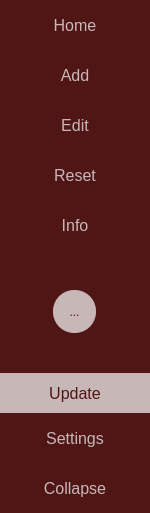
     <widget class="QWidget" name="icons_text_widget" native="true">
      <property name="minimumSize">
       <size>
        <width>130</width>
        <height>0</height>
       </size>
      </property>
      <property name="maximumSize">
       <size>
        <width>150</width>
        <height>16777215</height>
       </size>
      </property>
      <property name="styleSheet">
       <string notr="true">QWidget {
	background-color: rgb(80, 22, 22);
}

QPushButton {
	color: rgb(200, 183, 183);
	border: none;
	height: 50px;
}

QPushButton::checked {
	background-color: rgb(182, 82, 93);
}

QToolButton#lock_button_2,
QPushButton#update_button_2 {
	background-color: rgb(200, 183, 183);
	color: rgb(80, 22, 22);
	height: 40px;
	width: 40px;
	border: 0px solid black;
	border-radius: 21px;
}

QToolButton#lock_button_2::checked {
	background-color: rgb(182, 82, 93);
}</string>
      </property>
      <layout class="QVBoxLayout" name="verticalLayout_4">
       <property name="spacing">
        <number>0</number>
       </property>
       <property name="leftMargin">
        <number>0</number>
       </property>
       <property name="topMargin">
        <number>0</number>
       </property>
       <property name="rightMargin">
        <number>0</number>
       </property>
       <property name="bottomMargin">
        <number>0</number>
       </property>
       <item>
        <layout class="QVBoxLayout" name="verticalLayout_2">
         <property name="spacing">
          <number>0</number>
         </property>
         <item>
          <widget class="QPushButton" name="home_button_2">
           <property name="font">
            <font>
             <pointsize>12</pointsize>
            </font>
           </property>
           <property name="cursor">
            <cursorShape>PointingHandCursor</cursorShape>
           </property>
           <property name="text">
            <string>Home</string>
           </property>
           <property name="icon">
            <iconset>
             <normaloff>icons/icon_home.svg</normaloff>icons/icon_home.svg</iconset>
           </property>
           <property name="iconSize">
            <size>
             <width>25</width>
             <height>25</height>
            </size>
           </property>
           <property name="checkable">
            <bool>true</bool>
           </property>
           <property name="autoExclusive">
            <bool>true</bool>
           </property>
          </widget>
         </item>
         <item>
          <widget class="QPushButton" name="add_user_button_2">
           <property name="font">
            <font>
             <pointsize>12</pointsize>
            </font>
           </property>
           <property name="cursor">
            <cursorShape>PointingHandCursor</cursorShape>
           </property>
           <property name="text">
            <string>Add</string>
           </property>
           <property name="icon">
            <iconset>
             <normaloff>icons/icon_add_user.svg</normaloff>icons/icon_add_user.svg</iconset>
           </property>
           <property name="iconSize">
            <size>
             <width>25</width>
             <height>25</height>
            </size>
           </property>
           <property name="checkable">
            <bool>true</bool>
           </property>
           <property name="autoExclusive">
            <bool>true</bool>
           </property>
          </widget>
         </item>
         <item>
          <widget class="QPushButton" name="edit_user_button_2">
           <property name="font">
            <font>
             <pointsize>12</pointsize>
            </font>
           </property>
           <property name="cursor">
            <cursorShape>PointingHandCursor</cursorShape>
           </property>
           <property name="text">
            <string>Edit</string>
           </property>
           <property name="icon">
            <iconset>
             <normaloff>icons/icon_edit_user.svg</normaloff>icons/icon_edit_user.svg</iconset>
           </property>
           <property name="iconSize">
            <size>
             <width>25</width>
             <height>25</height>
            </size>
           </property>
           <property name="checkable">
            <bool>true</bool>
           </property>
           <property name="autoExclusive">
            <bool>true</bool>
           </property>
          </widget>
         </item>
         <item>
          <widget class="QPushButton" name="reset_challenge_button_2">
           <property name="font">
            <font>
             <pointsize>12</pointsize>
            </font>
           </property>
           <property name="cursor">
            <cursorShape>PointingHandCursor</cursorShape>
           </property>
           <property name="text">
            <string>Reset</string>
           </property>
           <property name="icon">
            <iconset>
             <normaloff>icons/icon_price.svg</normaloff>icons/icon_price.svg</iconset>
           </property>
           <property name="iconSize">
            <size>
             <width>25</width>
             <height>25</height>
            </size>
           </property>
           <property name="checkable">
            <bool>true</bool>
           </property>
           <property name="autoExclusive">
            <bool>true</bool>
           </property>
          </widget>
         </item>
         <item>
          <widget class="QPushButton" name="edit_info_button_2">
           <property name="font">
            <font>
             <pointsize>12</pointsize>
            </font>
           </property>
           <property name="cursor">
            <cursorShape>PointingHandCursor</cursorShape>
           </property>
           <property name="text">
            <string>Info</string>
           </property>
           <property name="icon">
            <iconset>
             <normaloff>icons/icon_edit.svg</normaloff>icons/icon_edit.svg</iconset>
           </property>
           <property name="iconSize">
            <size>
             <width>25</width>
             <height>25</height>
            </size>
           </property>
           <property name="checkable">
            <bool>true</bool>
           </property>
           <property name="autoExclusive">
            <bool>true</bool>
           </property>
          </widget>
         </item>
         <item>
          <spacer name="verticalSpacer_2">
           <property name="orientation">
            <enum>Qt::Orientation::Vertical</enum>
           </property>
           <property name="sizeHint" stdset="0">
            <size>
             <width>20</width>
             <height>40</height>
            </size>
           </property>
          </spacer>
         </item>
         <item>
          <layout class="QHBoxLayout" name="horizontalLayout_5">
           <item>
            <widget class="QToolButton" name="lock_button_2">
             <property name="enabled">
              <bool>true</bool>
             </property>
             <property name="cursor">
              <cursorShape>PointingHandCursor</cursorShape>
             </property>
             <property name="text">
              <string>...</string>
             </property>
             <property name="icon">
              <iconset>
               <normaloff>icons/icon_locked.svg</normaloff>
               <disabledoff>icons/icon_locked.svg</disabledoff>
               <activeon>icons/icon_unlocked.svg</activeon>icons/icon_locked.svg</iconset>
             </property>
             <property name="iconSize">
              <size>
               <width>25</width>
               <height>25</height>
              </size>
             </property>
             <property name="checkable">
              <bool>true</bool>
             </property>
            </widget>
           </item>
          </layout>
         </item>
         <item>
          <spacer name="verticalSpacer_6">
           <property name="orientation">
            <enum>Qt::Orientation::Vertical</enum>
           </property>
           <property name="sizeHint" stdset="0">
            <size>
             <width>20</width>
             <height>40</height>
            </size>
           </property>
          </spacer>
         </item>
         <item>
          <widget class="QPushButton" name="update_button_2">
           <property name="font">
            <font>
             <pointsize>12</pointsize>
            </font>
           </property>
           <property name="cursor">
            <cursorShape>PointingHandCursor</cursorShape>
           </property>
           <property name="text">
            <string>Update</string>
           </property>
           <property name="icon">
            <iconset>
             <normaloff>icons/icon_update.svg</normaloff>icons/icon_update.svg</iconset>
           </property>
           <property name="iconSize">
            <size>
             <width>25</width>
             <height>25</height>
            </size>
           </property>
          </widget>
         </item>
         <item>
          <widget class="QPushButton" name="settings_button_2">
           <property name="font">
            <font>
             <pointsize>12</pointsize>
            </font>
           </property>
           <property name="cursor">
            <cursorShape>PointingHandCursor</cursorShape>
           </property>
           <property name="text">
            <string>Settings</string>
           </property>
           <property name="icon">
            <iconset>
             <normaloff>icons/icon_settings.svg</normaloff>icons/icon_settings.svg</iconset>
           </property>
           <property name="iconSize">
            <size>
             <width>25</width>
             <height>25</height>
            </size>
           </property>
           <property name="checkable">
            <bool>true</bool>
           </property>
           <property name="autoExclusive">
            <bool>true</bool>
           </property>
          </widget>
         </item>
        </layout>
       </item>
       <item>
        <widget class="QPushButton" name="sidebar_button_2">
         <property name="font">
          <font>
           <pointsize>12</pointsize>
          </font>
         </property>
         <property name="cursor">
          <cursorShape>PointingHandCursor</cursorShape>
         </property>
         <property name="text">
          <string>Collapse</string>
         </property>
         <property name="icon">
          <iconset>
           <normaloff>icons/icon_collapse.svg</normaloff>icons/icon_collapse.svg</iconset>
         </property>
         <property name="iconSize">
          <size>
           <width>25</width>
           <height>25</height>
          </size>
         </property>
         <property name="shortcut">
          <string>Ctrl+S</string>
         </property>
        </widget>
       </item>
      </layout>
     </widget>
